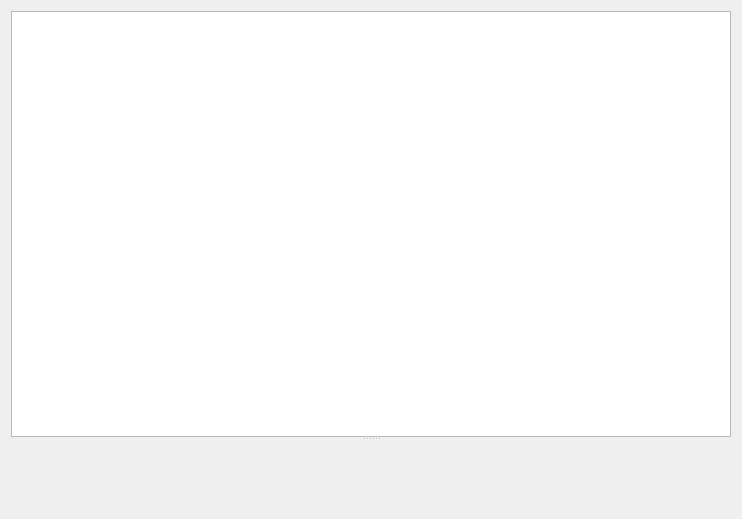
<ui version="4.0" >
 <class>IPyForm</class>
 <widget class="QWidget" name="IPyForm" >
  <property name="geometry" >
   <rect>
    <x>0</x>
    <y>0</y>
    <width>742</width>
    <height>519</height>
   </rect>
  </property>
  <property name="windowTitle" >
   <string>IPython Qt</string>
  </property>
  <layout class="QVBoxLayout" name="verticalLayout" >
   <item>
    <widget class="QSplitter" name="splitter" >
     <property name="orientation" >
      <enum>Qt::Vertical</enum>
     </property>
     <widget class="QTextEdit" name="textEdit" />
     <widget class="QsciScintilla" name="editor" >
      <property name="toolTip" >
       <string/>
      </property>
      <property name="whatsThis" >
       <string/>
      </property>
     </widget>
    </widget>
   </item>
  </layout>
  <zorder>dockWidget</zorder>
  <zorder>dockWidget_2</zorder>
  <zorder>editor</zorder>
  <zorder>textEdit</zorder>
 </widget>
 <customwidgets>
  <customwidget>
   <class>QsciScintilla</class>
   <extends>QFrame</extends>
   <header>Qsci/qsciscintilla.h</header>
  </customwidget>
 </customwidgets>
 <resources/>
 <connections/>
</ui>
